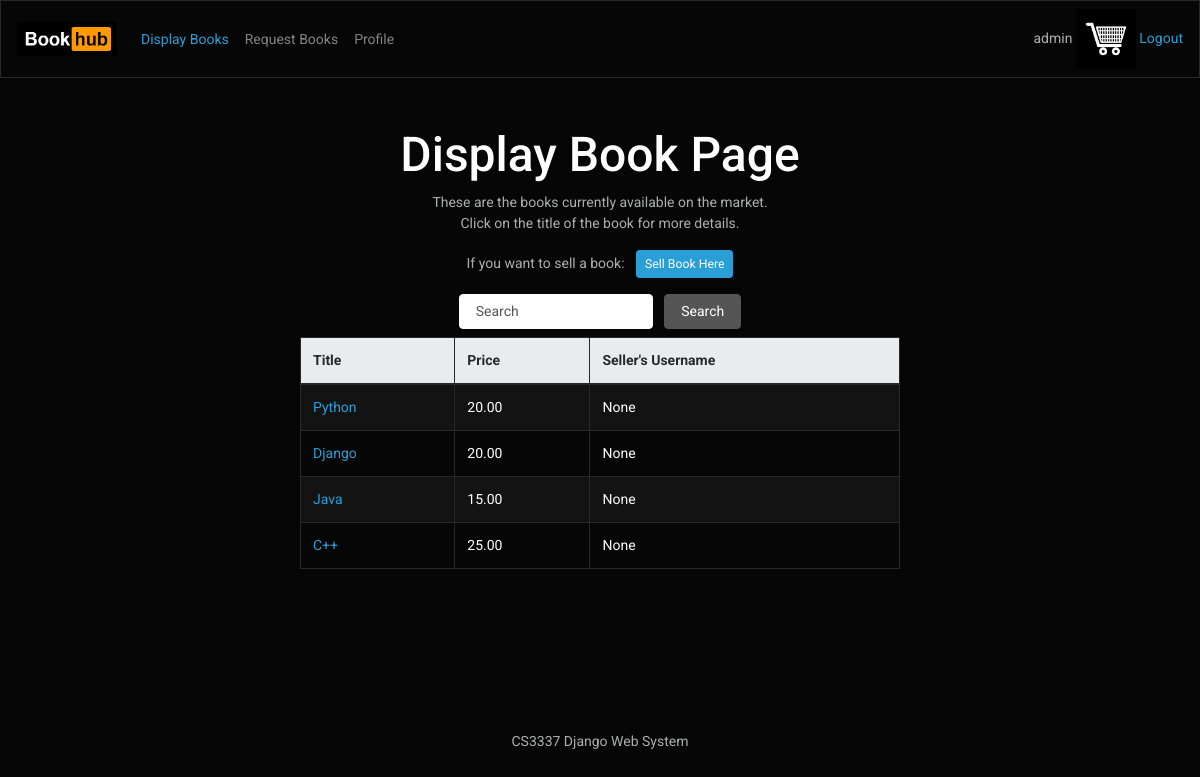
The page /displaybooks (signed in) on the database its author committed.
### bookMng/models.py (models this page shows)
class Book(models.Model):
    name = models.CharField(max_length=200)
    web = models.URLField(max_length=200)
    price = models.DecimalField(decimal_places=2,max_digits=6)
    publishdate = models.DateField(auto_now=True)
    picture = models.FileField(upload_to='bookEx/static/uploads')
    pic_path = models.CharField(max_length=300, editable=False, blank=True)
    username = models.ForeignKey(User, blank=True, null=True, on_delete=models.CASCADE)
    def __str__(self):
        return str(self.id)

### bookMng/views.py (the view)
# urls.py: path('displaybooks', views.displaybooks, name='displaybooks'),
@login_required(login_url=reverse_lazy('login'))
def displaybooks(request):
    form = SearchForm()
    books = book_search(request)
    print(f'WHAT: {books}')
    for b in books:
        b.pic_path = b.picture.url[14:]
    return render(request,
        'bookMng/displaybooks.html',
        {
            'item_list': MainMenu.objects.all(),
            'books': books,
            'form': form,
        })

### bookMng/forms.py
class SearchForm(forms.ModelForm):
    class Meta:
        model = Book
        fields = [
            'name',
        ]

### bookMng/views.py (called while the page is built)
@login_required(login_url=reverse_lazy('login'))
def book_search(request):
    query = request.POST.get('searchbar', '')
    print(f'query: {query}')
    if query:
        querySet = Q(name__icontains=query)
        results = Book.objects.filter(querySet).distinct()
        print(f'book_search: Returning results for {query}')
        return results
    else:
        print("book_search: Return all Books")
        return Book.objects.all()

### bookEx/templates/bookMng/displaybooks.html (shortened to what this page needs)
{% extends "base.html" %}
{% load static %}
{% block logo %}
<a class="navbar-brand" href="/">
<img src= "{% static 'logoHorz.png' %}" class="" style="width: 100px">
</a>
{% endblock logo%}
{% block navbar_item %}
    <li class="nav-item active">
        <a class="nav-link text-primary" href="/displaybooks">Display Books</a>
    </li>
    <li class="nav-item">
        <a class="nav-link" href="/requestbook">Request Books</a>
    </li>
    <li class="nav-item">
        <a class="nav-link" href="/mybooks">Profile</a>
    </li>
{% endblock navbar_item %}
{% block main_content %}
<div class="text-center">
    <h2> Display Book Page </h2>
    <p> These are the books currently available on the market. <br>Click on the title of the book for more details.</p>
</div>
<div class="text-center">
    <p> If you want to sell a book:
    <a href="/postbook" class="btn btn-primary btn-sm ml-2">Sell Book Here</a>
    </p>
</div>
<div class="row justify-content-center mb-2">
    <form action="" enctype="multipart/form-data" method="post" class="form-inline my-2 my-lg-0 mx-auto" novalidate>
        <center>
        <input class="form-control mr-sm-2" type="text" name="searchbar" placeholder="Search">
        <button class="btn btn-secondary my-2 my-sm-0" type="submit" value="{{query|escape}}">Search</button>
        </center>
    </form>
</div>
<table class="table table-striped table-bordered mx-auto" align="center" border="2">
    <thead class="thead-light">
        <tr>
            <th class="font-weight-bold">Title</th>
            <th class="font-weight-bold">Price</th>
            <th class="font-weight-bold">Seller's Username</th>
        </tr>
    </thead>
    {% for book in books %}
        <tr>
            <td>
                <a href="book_detail/{{ book.id }}">
                    {{ book.name }}
                </a>
            </td>
            <td>
                {{ book.price }}
            </td>
            <td>
                {{ book.username }}
            </td>
        </tr>
    {% endfor %}
</table>
{% endblock main_content %}

### bookEx/templates/base.html (shortened to what this page needs)
{% load static %}
<!DOCTYPE html>
<html lang="en">
<head>
    <link href="{% static 'bootstrap.css' %}" rel="stylesheet" type="text/css">
</head>
<body>
<nav class="navbar navbar-expand-lg navbar-dark bg-dark">
    {% block logo %}{% endblock logo %}
    <div class="collapse navbar-collapse" id="navbarColor02">
    <ul class="navbar-nav mr-auto text-light">
        {% block navbar_item %}{% endblock navbar_item %}
    </ul>
    <div class="ml-5">
        <span style="float: right;">
            {% if user.is_authenticated %}
                {{ user.username }}
                <a href="{% url 'shoppingcart' %}">
                    <img src= "{% static 'cart_logo.png' %}" class="" style="width: 60px">
                </a>
                <a href="{% url 'logout' %}?next=/"> Logout </a>
            {% else %}
                NOT Logged in.
                <a href="{% url 'login' %}?next=/"> Login </a>
            {% endif %}
        </span>
    </div>
  </div>
</nav>
<div class="mt-5">
    {% block main_content %}
    {% endblock main_content %}
</div>
<footer class="text-center fixed-bottom mb-5" id="footer"> CS3337 Django Web System </footer>
</body>
</html>

### rows shown on the page
Book: name "Python", price "20.00", username "None"
Book: name "Django", price "20.00", username "None"
Book: name "Java", price "15.00", username "None"
Book: name "C++", price "25.00", username "None"

### other values the page prints
{{ user.username }} "admin"
